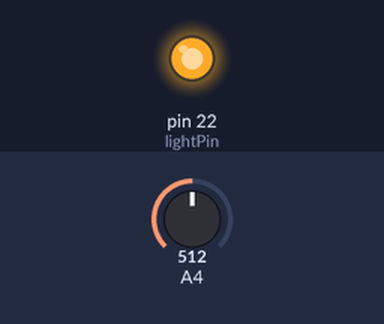
This sketch was run on a simulated Arduino Mega 2560, built with avr-gcc and run on an emulated ATmega2560. Parts: output pins drawn as LEDs (lit = HIGH). Inputs (shaded band) come from the test bench; at power-on: A4 = 512.

Above: at 1.2 s.
1.3 s: A4 set to 545
2.8 s: A4 set to 580
At 3.6 s:
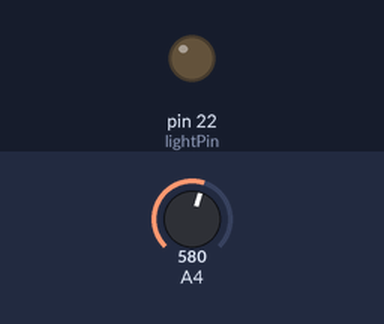
4.3 s: A4 set to 511
At 4.7 s:
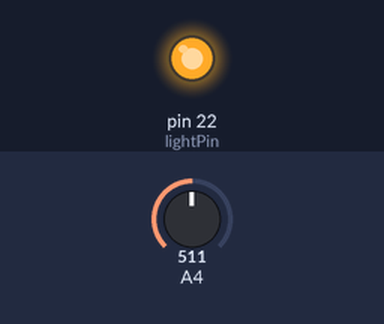
5.8 s: A4 set to 716
At 7.1 s:
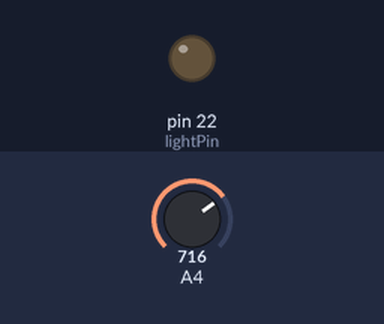
Timing chart, 0 to 8.3 s (numbered marks = the images above; inputs shaded):
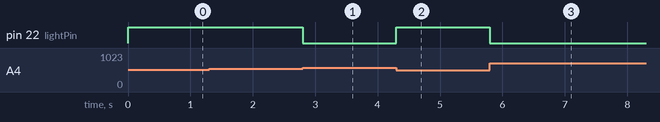

Measured:
- the behaviour switches between 561 and 562 on A4 (found by bisection; images 0 and 1)
- after the input at 1.3 s, every drawn part: stays the same
- after the input at 2.8 s, pin 22 (lightPin): HIGH → LOW at once
- after the input at 4.3 s, pin 22 (lightPin): LOW → HIGH at once
- after the input at 5.8 s, pin 22 (lightPin): HIGH → LOW at once

The sketch:

Pr3.ino
```cpp
#define photoresPin 36
#define lightPin 22

int lihgtInit;
int lightVal;

void setup() {
  pinMode(lightPin, OUTPUT);

  lihgtInit = analogRead(photoresPin);
}

void loop() {
  lightVal = analogRead(photoresPin);
  if(lightVal - lihgtInit < 50) {
    digitalWrite(lightPin, HIGH);
  }
  else {
    digitalWrite(lightPin, LOW);
  }
}
```
